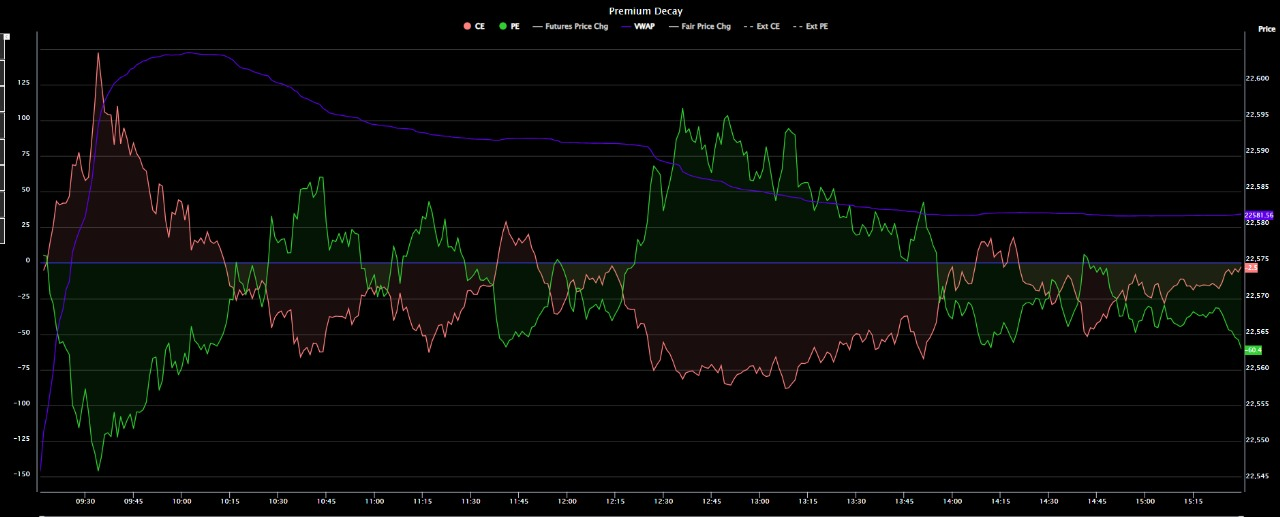
#> input picture price_line_alert/WhatsApp Image 2025-04-13 at 20.27.20_82b3269b.jpg, 1280 x 517 px
$ python -i image_analysis_utils.py   (imports and definitions only)
#> lines starting #> are read from the running program, lines starting #| are printed output that depends on the picture; after the words box and inside, x2 and y2 are one past the last pixel; in counts of white or black regions, pixels touching at a corner belong together
import cv2
import numpy as np
from PIL import Image
import matplotlib.pyplot as plt

# [13 lines left out: function crop_chart_area, not called in this run]

def preprocess_mask(mask):
    kernel = np.ones((3, 3), np.uint8)
    return cv2.dilate(mask, kernel, iterations=2)

# [84 lines left out: functions find_nearby_points, detect_line_intersections, not called in this run]
import cv2
import numpy as np
import matplotlib.pyplot as plt

def detect_line_intersections_improved(image_path, debug=False):
#> called with debug = False
    image = cv2.imread(image_path)
#> image is the input picture: shape (517, 1280, 3); mean B, G, R 6.6, 8.1, 7.5
    if image is None:
        raise ValueError(f"Image not found: {image_path}")
    hsv = cv2.cvtColor(image, cv2.COLOR_BGR2HSV)
#> hsv: shape (517, 1280, 3); mean H, S, V 23, 68.7, 10.7

    # --- Step 1: Fine-tune HSV thresholds ---
    purple_lower = np.array([125, 50, 50])
    purple_upper = np.array([145, 255, 255])
    red_lower1   = np.array([0, 70, 50])
    red_upper1   = np.array([10, 255, 255])
    red_lower2   = np.array([170, 70, 50])
    red_upper2   = np.array([180, 255, 255])
    green_lower  = np.array([40, 40, 40])
    green_upper  = np.array([80, 255, 255])

    # --- Step 2: Create and clean masks using morphological closing ---
    purple_mask = cv2.inRange(hsv, purple_lower, purple_upper)
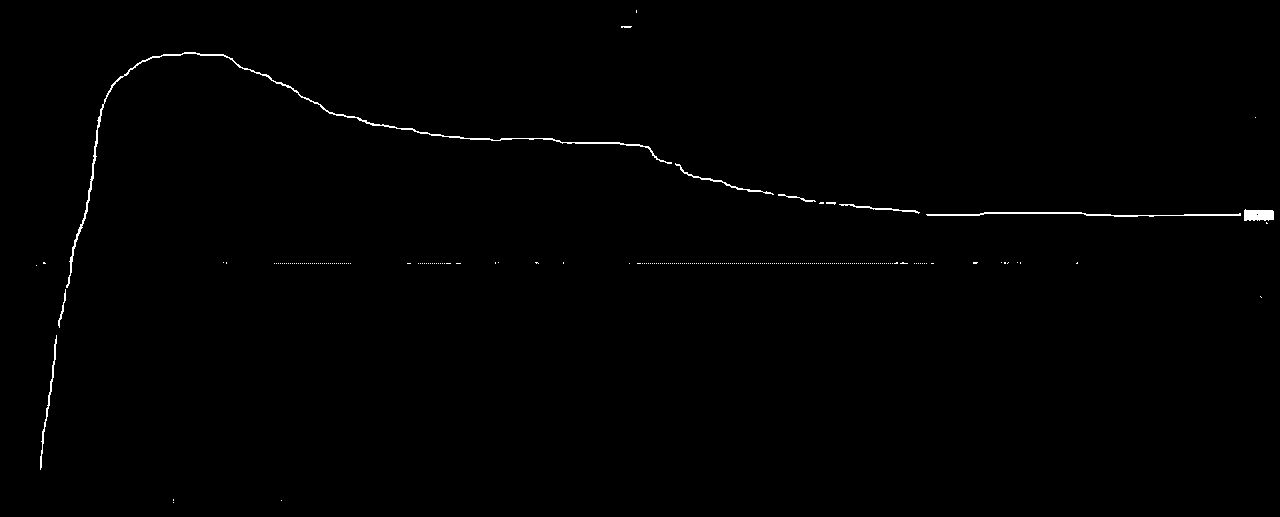
#> purple_mask: shape (517, 1280); 0.53% white in thin lines or dots
    red_mask = cv2.bitwise_or(
        cv2.inRange(hsv, red_lower1, red_upper1),
        cv2.inRange(hsv, red_lower2, red_upper2)
    )
#> red_mask: shape (517, 1280); 0.79% white in thin lines or dots, all inside (x1, y1, x2, y2) = (43, 14, 1258, 504)
    green_mask = cv2.inRange(hsv, green_lower, green_upper)
#> green_mask: shape (517, 1280); 1.5% white in thin lines or dots

    kernel = np.ones((5, 5), np.uint8)
    purple_mask = cv2.morphologyEx(purple_mask, cv2.MORPH_CLOSE, kernel)
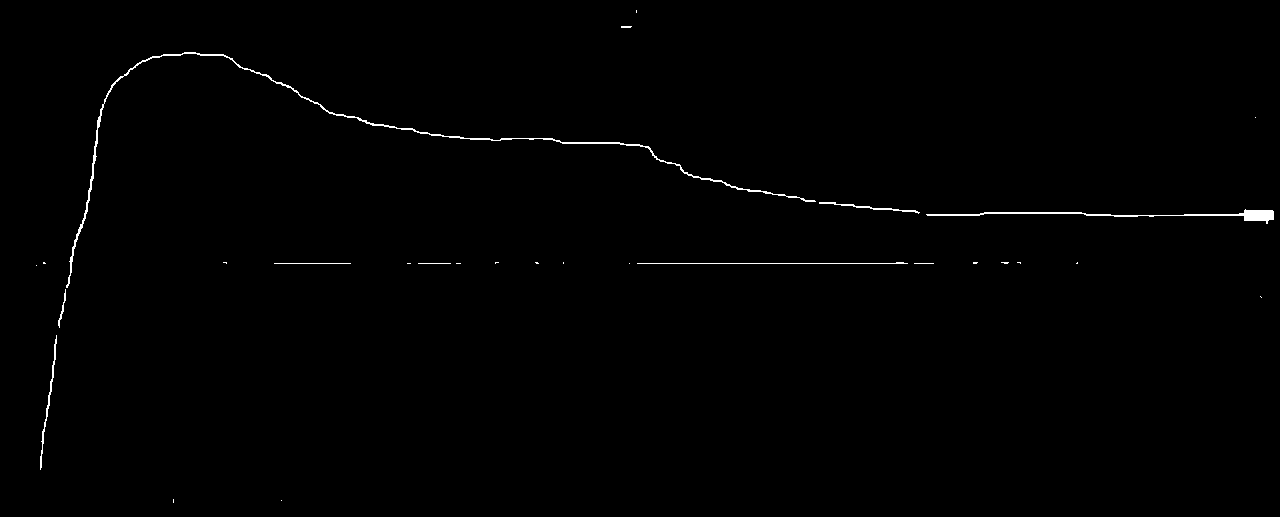
#> purple_mask: shape (517, 1280); 0.57% white in thin lines or dots
    red_mask = cv2.morphologyEx(red_mask, cv2.MORPH_CLOSE, kernel)
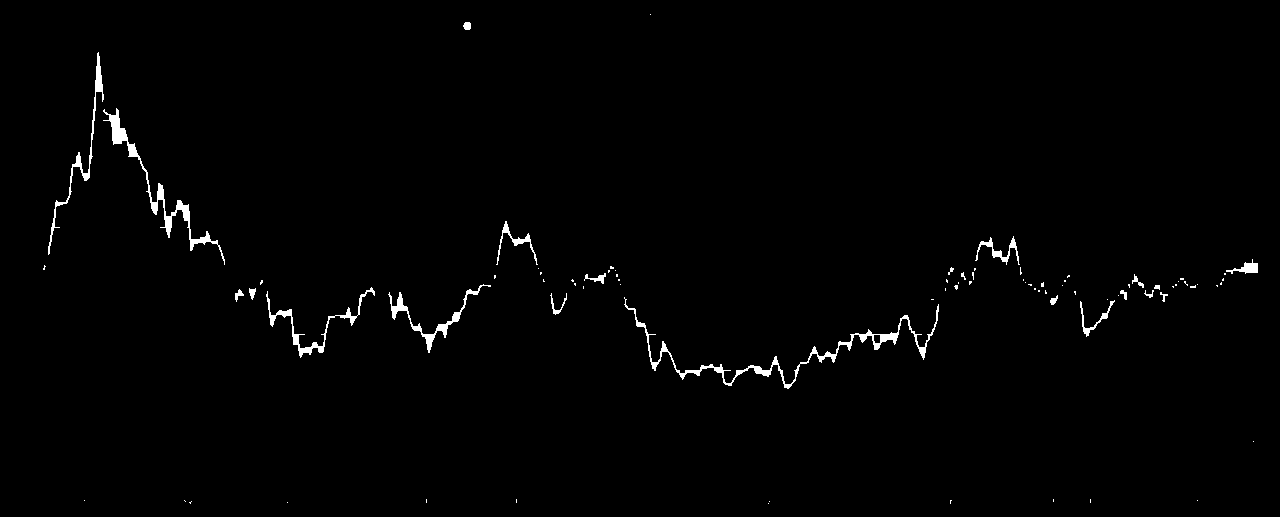
#> red_mask: shape (517, 1280); 1.1% white; 85 white regions (64 under 20 px), largest, box (x1, y1, x2, y2) and area: (624, 297, 939, 389) 1781, (103, 108, 225, 265) 1373, (266, 287, 375, 358) 741
    green_mask = cv2.morphologyEx(green_mask, cv2.MORPH_CLOSE, kernel)
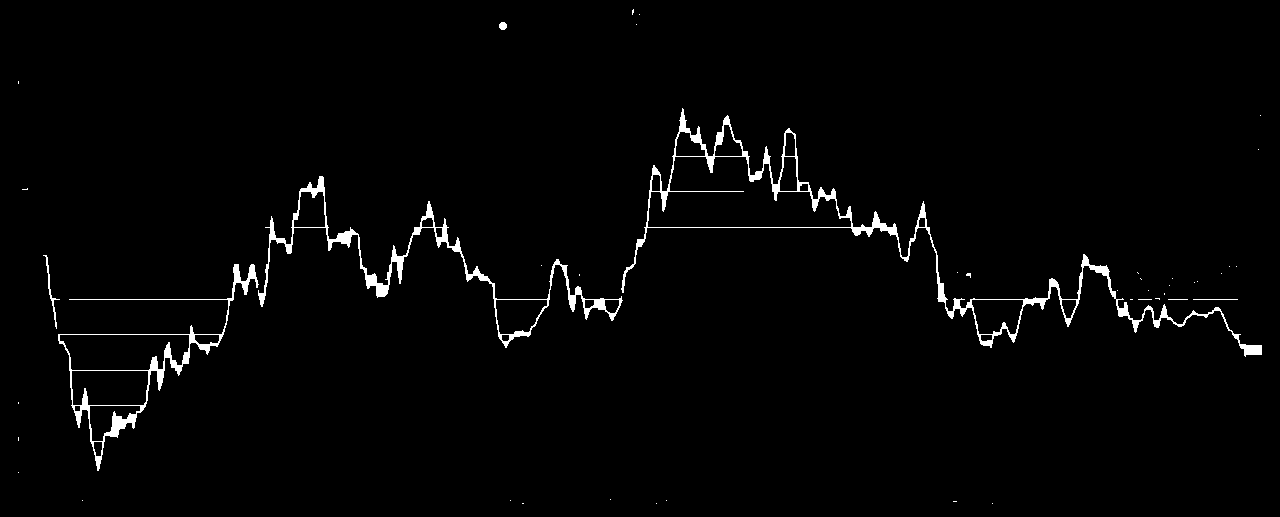
#> green_mask: shape (517, 1280); 1.9% white; 44 white regions (37 under 20 px), largest, box (x1, y1, x2, y2) and area: (621, 108, 1262, 357) 5806, (258, 176, 623, 348) 3626, (58, 264, 259, 471) 2702

    # --- Step 3: Extract line segments via Hough Transform for each mask ---
    def get_hough_lines(mask):
        edges = cv2.Canny(mask, 50, 150)
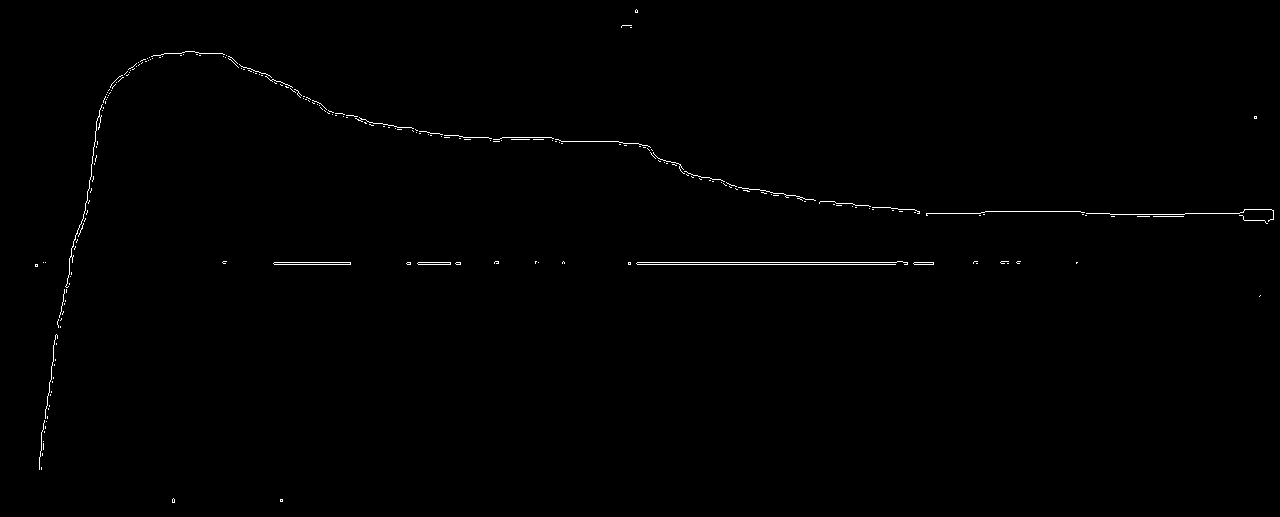
#> edges: shape (517, 1280); 0.47% white in thin lines or dots
        lines = cv2.HoughLinesP(edges, 1, np.pi / 180, threshold=50, minLineLength=30, maxLineGap=10)
#> lines = 27 rows, first 6: [628, 262, 933, 262], [628, 264, 933, 264], [1185, 213, 1239, 213], [985, 211, 1080, 211], [700, 179, 734, 185], [332, 114, 451, 135]
        return lines

    purple_lines = get_hough_lines(purple_mask)
#> purple_lines has the same summary as lines in get_hough_lines
    red_lines = get_hough_lines(red_mask)
#> in get_hough_lines (call 2), `edges = cv2.Canny(mask, 50, 150)`:
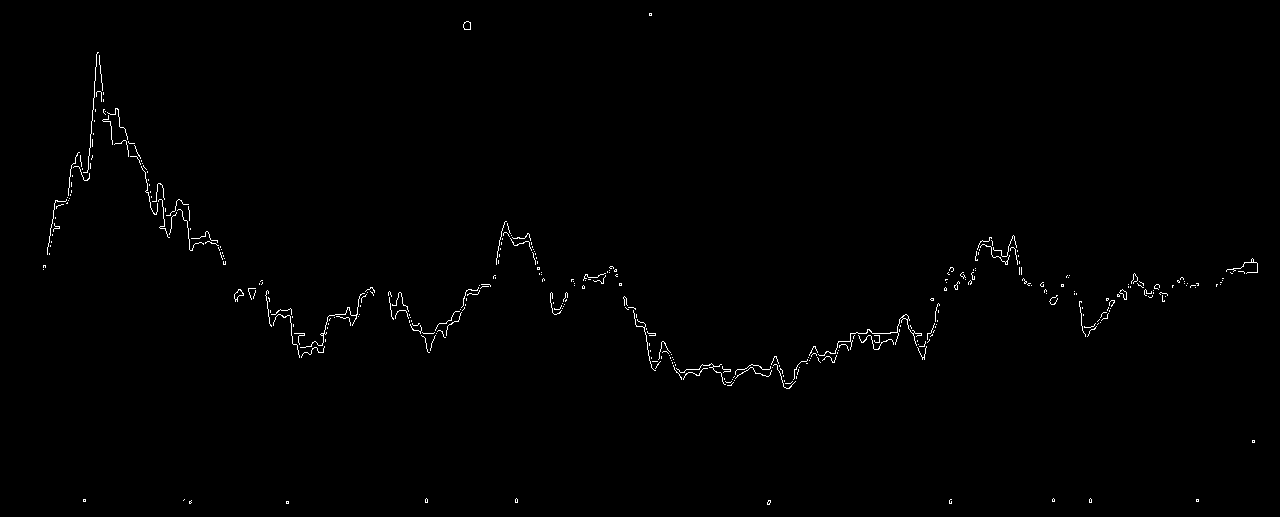
#> edges: shape (517, 1280); 0.64% white in thin lines or dots
#> in get_hough_lines (call 2), `lines = cv2.HoughLinesP(edges, 1, np.pi / 180, threshold=50, minLineLe..`: lines = [[89, 155, 97, 52], [850, 333, 898, 333], [809, 355, 850, 347], [837, 345, 879, 338], [721, 373, 778, 363], [720, 372, 758, 365], [809, 354, 851, 346], [735, 373, 777, 365], [838, 342, 876, 335], [807, 359, 850, 349], [800, 362, 836, 355], [676, 372, 719, 365]]
#> red_lines has the same summary as lines in get_hough_lines
    green_lines = get_hough_lines(green_mask)
#> in get_hough_lines (call 3), `edges = cv2.Canny(mask, 50, 150)`:
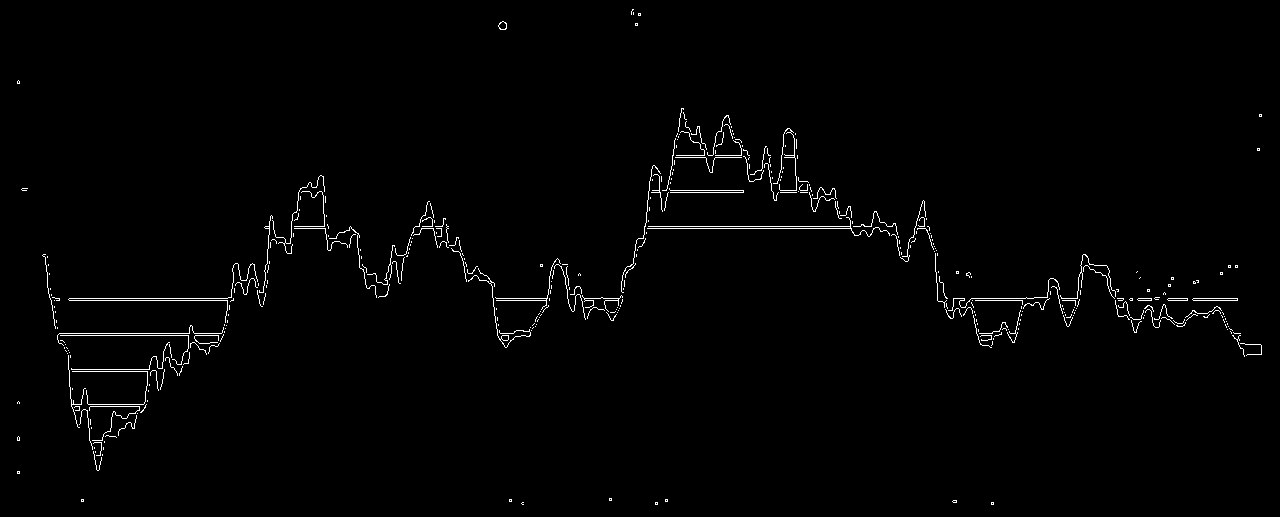
#> edges: shape (517, 1280); 1.2% white in thin lines or dots
#> in get_hough_lines (call 3), `lines = cv2.HoughLinesP(edges, 1, np.pi / 180, threshold=50, minLineLe..`: lines = 51 rows, first 6: [567, 298, 619, 298], [51, 300, 233, 300], [493, 298, 549, 298], [644, 226, 871, 226], [644, 228, 851, 228], [57, 335, 223, 335]
#> green_lines has the same summary as lines in get_hough_lines

    # --- Step 4: Compute intersections between purple and red/green lines ---
    intersections = {"Purple-Red": [], "Purple-Green": []}

    def compute_intersection(line1, line2):
        # Each line is of the form [x1, y1, x2, y2]
        x1, y1, x2, y2 = line1[0]
        x3, y3, x4, y4 = line2[0]
        denom = (x1 - x2) * (y3 - y4) - (y1 - y2) * (x3 - x4)
        if denom == 0:
            return None  # Lines are parallel.
        t = ((x1 - x3) * (y3 - y4) - (y1 - y3) * (x3 - x4)) / denom
        intersection = (x1 + t * (x2 - x1), y1 + t * (y2 - y1))
        return (int(intersection[0]), int(intersection[1]))

    if purple_lines is not None and red_lines is not None:
        for p_line in purple_lines:
            for r_line in red_lines:
                pt = compute_intersection(p_line, r_line)
                if pt is not None:
                    intersections["Purple-Red"].append(pt)
#> this loop made 27 passes
#> p_line on passes 7 to 18: [[1110, 214, 1184, 214]], [[914, 212, 980, 213]], [[98, 129, 104, 98]], [[502, 137, 551, 137]], [[463, 137, 535, 139]], [[79, 234, 91, 176]], [[41, 441, 51, 373]], [[770, 192, 840, 203]], [[53, 350, 76, 241]], [[305, 264, 350, 264]], [[358, 120, 400, 127]], [[407, 264, 458, 264]]

    if purple_lines is not None and green_lines is not None:
        for p_line in purple_lines:
            for g_line in green_lines:
                pt = compute_intersection(p_line, g_line)
                if pt is not None:
                    intersections["Purple-Green"].append(pt)
#> this loop made 27 passes

    # --- Optional: Debug visualization ---
    if debug:
        overlay = image.copy()
        for pt in intersections["Purple-Red"]:
            cv2.circle(overlay, pt, 4, (255, 0, 0), -1)
        for pt in intersections["Purple-Green"]:
            cv2.circle(overlay, pt, 4, (0, 255, 255), -1)
        plt.imshow(cv2.cvtColor(overlay, cv2.COLOR_BGR2RGB))
        plt.title("Improved Detected Intersections")
        plt.axis('off')
        plt.show()

    return intersections

>>> result = detect_line_intersections_improved('../../WhatsApp Image 2025-04-13 at 20.27.20_82b3269b.jpg')
